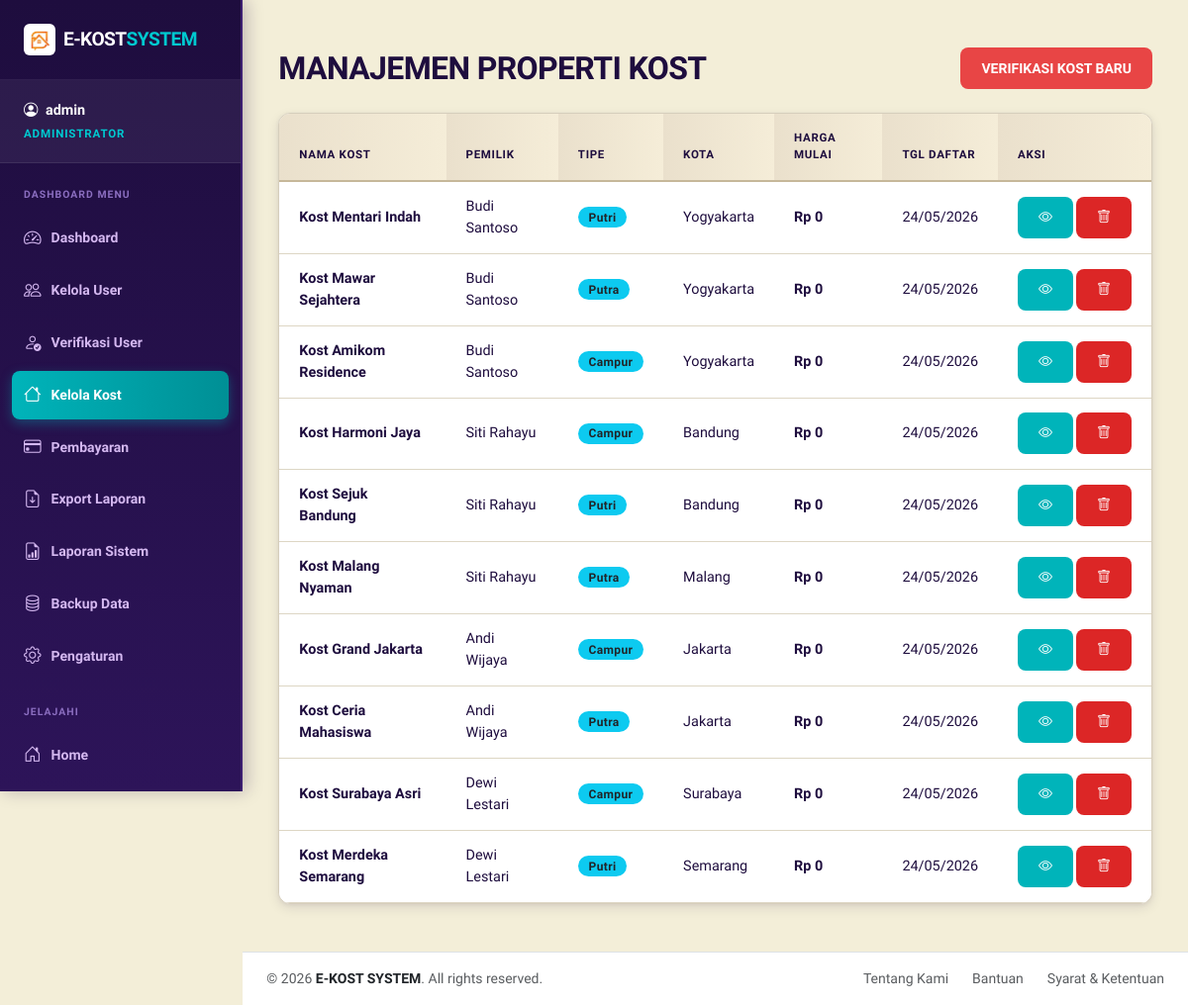
The page /modules/admin/kost.php (signed in) on the database as committed earlier.
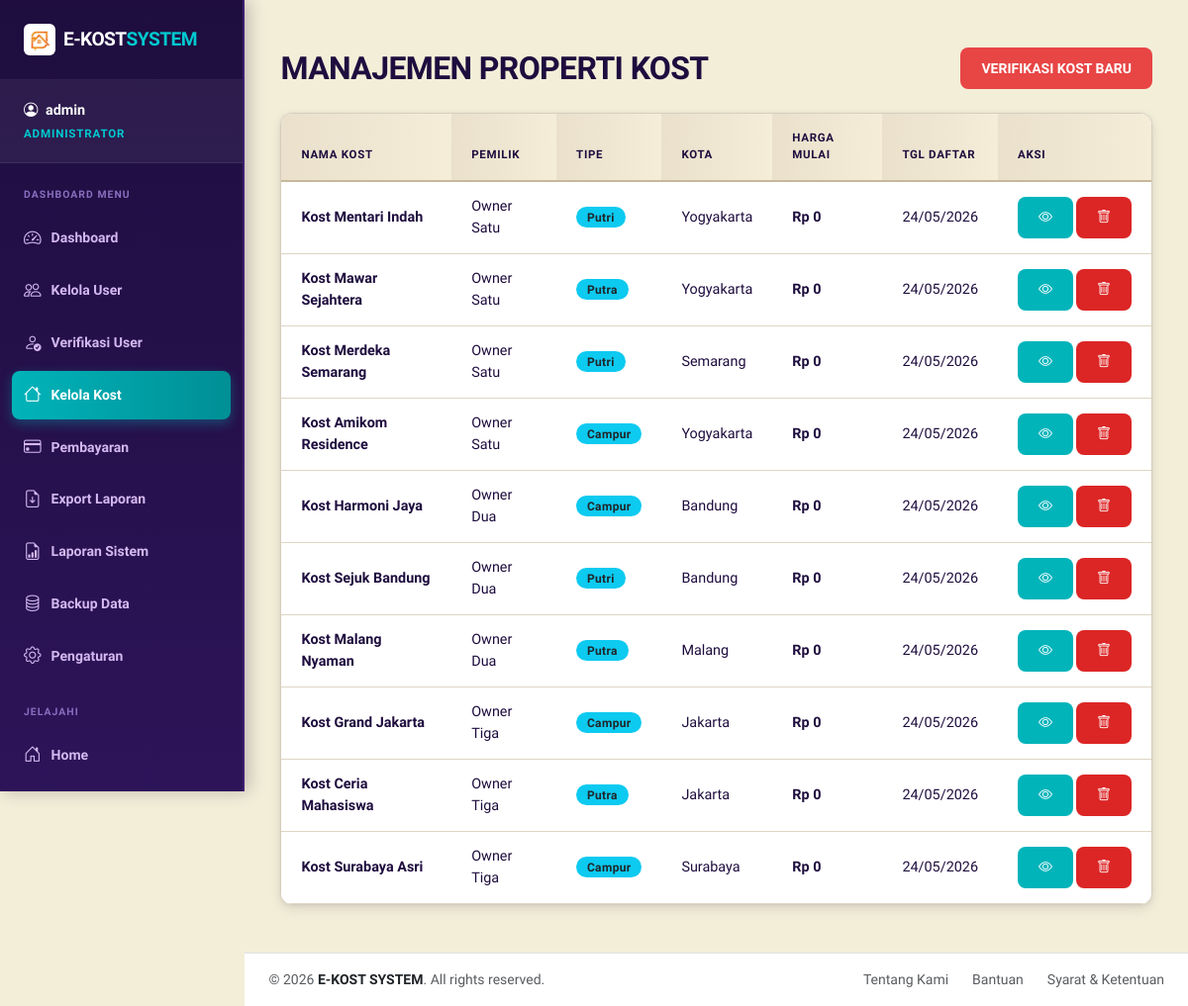
The same page on the database as committed later.
### tables this page shows
CREATE TABLE kost (
    id INT AUTO_INCREMENT PRIMARY KEY,
    owner_id INT NOT NULL,
    name VARCHAR(100) NOT NULL,
    type ENUM('Putra', 'Putri', 'Campur') NOT NULL,
    description TEXT,
    address TEXT NOT NULL,
    city VARCHAR(50) NOT NULL,
    latitude DECIMAL(10, 8),
    longitude DECIMAL(11, 8),
    rules TEXT,
    facilities TEXT,
    price_start DECIMAL(12, 2) DEFAULT 0,
    created_at TIMESTAMP DEFAULT CURRENT_TIMESTAMP,
    FOREIGN KEY (owner_id) REFERENCES users(id) ON DELETE CASCADE
);

CREATE TABLE users (
    id INT AUTO_INCREMENT PRIMARY KEY,
    username VARCHAR(50) NOT NULL UNIQUE,
    password VARCHAR(255) NOT NULL,
    email VARCHAR(100) NOT NULL UNIQUE,
    role ENUM('admin', 'owner', 'user') NOT NULL,
    full_name VARCHAR(100),
    phone VARCHAR(20),
    avatar VARCHAR(255),
    created_at TIMESTAMP DEFAULT CURRENT_TIMESTAMP
);

### modules/admin/kost.php (the view, shortened to what the changed rows need)
<?php
require_once '../../config/database.php';
$stmt = $pdo->query("SELECT k.*, u.full_name as owner_name FROM kost k JOIN users u ON k.owner_id = u.id ORDER BY k.created_at DESC");
$kosts = $stmt->fetchAll();
include '../../layouts/header.php';
?>
<div class="container py-4">
    <div class="d-flex justify-content-between align-items-center mb-4">
        <h2 class="fw-black text-uppercase mb-0">Manajemen Properti Kost</h2>
    </div>
    <div class="card">
        <div class="card-body p-0">
            <div class="table-responsive">
                <table class="table table-hover mb-0">
                    <thead>
                        <tr>
                            <th>Nama Kost</th>
                            <th>Pemilik</th>
                            <th>Tipe</th>
                            <th>Kota</th>
                            <th>Harga Mulai</th>
                            <th>Tgl Daftar</th>
                            <th>Aksi</th>
                        </tr>
                    </thead>
                    <tbody>
                        <?php foreach ($kosts as $k): ?>
                            <tr>
                                <td class="fw-bold"><?php echo $k['name']; ?></td>
                                <td><?php echo $k['owner_name']; ?></td>
                                <td><span class="badge bg-info text-dark"><?php echo $k['type']; ?></span></td>
                                <td><?php echo $k['city']; ?></td>
                                <td class="fw-bold">Rp <?php echo number_format($k['price_start'], 0, ',', '.'); ?></td>
                                <td><?php echo date('d/m/Y', strtotime($k['created_at'])); ?></td>
                                <td>
                                    <div class="btn-group">
                                        <a href="../../pages/kost_detail.php?id=<?php echo $k['id']; ?>" class="btn btn-primary btn-sm me-1" target="_blank"><i class="bi bi-eye"></i></a>
                                        <a href="kost_delete.php?id=<?php echo $k['id']; ?>" class="btn btn-danger btn-sm" onclick="return confirm('Yakin ingin menghapus kost ini?')"><i class="bi bi-trash"></i></a>
                                    </div>
                                </td>
                            </tr>
                        <?php endforeach; ?>
                    </tbody>
                </table>
            </div>
        </div>
    </div>
</div>
<?php include '../../layouts/footer.php'; ?>

### layouts/header.php (shortened to what the changed rows need)
<?php
$base_url = "/" . basename(dirname(__DIR__)) . "/";
$current_page = basename($_SERVER['PHP_SELF']);
$unread_count = 0;
if (isset($_SESSION['user_id']) && isset($pdo)) {
    try {
        $stmt_unread = $pdo->prepare("SELECT COUNT(*) FROM chat WHERE receiver_id = ? AND is_read = 0");
        $stmt_unread->execute([$_SESSION['user_id']]);
        $unread_count = (int)$stmt_unread->fetchColumn();
    } catch (Exception $e) {
    }
}
?>
<!DOCTYPE html>
<html lang="en">
<head>
    <link href="https://cdn.jsdelivr.net/npm/bootstrap@5.3.0/dist/css/bootstrap.min.css" rel="stylesheet">
    <link rel="stylesheet" href="https://cdn.jsdelivr.net/npm/bootstrap-icons@1.11.0/font/bootstrap-icons.css">
    <link rel="stylesheet" href="<?php echo $base_url; ?>assets/css/style.css?v=1.0.1">
</head>
<body class="<?php echo $current_page != 'index.php' ? 'sidebar-layout' : ''; ?>">
<?php if ($current_page == 'index.php'): ?>
    <header>
        <nav class="navbar navbar-expand-lg navbar-elegant fixed-top">
            <div class="container">
                <a class="navbar-brand d-flex align-items-center" href="<?php echo $base_url; ?>index.php">
                    <img src="<?php echo $base_url; ?>assets/images/logo.png" alt="Logo" class="me-2 rounded" style="height: 32px; width: 32px; object-fit: contain;">
                    E-KOST <span>SYSTEM</span>
                </a>
                <button class="navbar-toggler" type="button" data-bs-toggle="collapse" data-bs-target="#navbarNav">
                    <span class="navbar-toggler-icon"></span>
                </button>
                <div class="collapse navbar-collapse" id="navbarNav">
                    <ul class="navbar-nav ms-auto align-items-center">
                        <li class="nav-item">
                            <a class="nav-link active" href="<?php echo $base_url; ?>index.php">Home</a>
                        </li>
                        <li class="nav-item">
                            <a class="nav-link" href="<?php echo $base_url; ?>pages/kost_list.php">Cari Kost</a>
                        </li>
                        <li class="nav-item">
                            <a class="nav-link" href="<?php echo $base_url; ?>pages/barang_api.php">Katalog Barang</a>
                        </li>
                        <?php if (isset($_SESSION['user_id'])): ?>
                            <?php
                            $chat_module = $_SESSION['role'] === 'owner' ? 'owner' : 'user';
                            $dashboard_url = $base_url . 'modules/' . $_SESSION['role'] . '/dashboard.php';
                            ?>
                            <li class="nav-item me-2">
                                <a class="nav-link position-relative" href="<?php echo $base_url; ?>modules/<?php echo $chat_module; ?>/chat.php" title="Pesan">
                                    <i class="bi bi-chat-dots-fill fs-5"></i>
                                    <?php if ($unread_count > 0): ?>
                                        <span class="position-absolute top-0 start-100 translate-middle badge rounded-pill bg-danger" style="font-size:0.6rem;">
                                            <?php echo $unread_count > 9 ? '9+' : $unread_count; ?>
                                        </span>
                                    <?php endif; ?>
                                </a>
                            </li>
                            <li class="nav-item dropdown">
                                <a class="btn btn-primary btn-sm dropdown-toggle text-white" href="#" role="button" data-bs-toggle="dropdown">
                                    <i class="bi bi-person-circle"></i> <?php echo htmlspecialchars($_SESSION['username']); ?>
                                </a>
                                <ul class="dropdown-menu dropdown-menu-end shadow border-0">
                                    <li><a class="dropdown-item fw-bold" href="<?php echo $dashboard_url; ?>">Dashboard Saya</a></li>
                                    <li><hr class="dropdown-divider"></li>
                                    <li><a class="dropdown-item text-danger" href="<?php echo $base_url; ?>modules/auth/logout.php">Logout</a></li>
                                </ul>
                            </li>
                        <?php else: ?>
                            <li class="nav-item"><a class="nav-link" href="<?php echo $base_url; ?>modules/auth/login.php">Login</a></li>
                            <li class="nav-item"><a class="btn btn-primary ms-lg-2 text-white" href="<?php echo $base_url; ?>modules/auth/register.php">Daftar</a></li>
                        <?php endif; ?>
                    </ul>
                </div>
            </div>
        </nav>
    </header>
    <main class="main-content py-0">
<?php else: ?>
    <?php
    $is_logged_in = isset($_SESSION['user_id']);
    $user_role = $is_logged_in ? $_SESSION['role'] : '';
    $menu_items = [];
    if ($is_logged_in) {
        if ($user_role === 'admin') {
            $menu_items = [
                ['label' => 'Dashboard', 'url' => $base_url . 'modules/admin/dashboard.php', 'icon' => 'bi-speedometer2'],
                ['label' => 'Kelola User', 'url' => $base_url . 'modules/admin/users.php', 'icon' => 'bi-people'],
                ['label' => 'Verifikasi User', 'url' => $base_url . 'modules/admin/user_verify.php', 'icon' => 'bi-person-check'],
                ['label' => 'Kelola Kost', 'url' => $base_url . 'modules/admin/kost.php', 'icon' => 'bi-house'],
                ['label' => 'Pembayaran', 'url' => $base_url . 'modules/admin/payments.php', 'icon' => 'bi-credit-card'],
                ['label' => 'Export Laporan', 'url' => $base_url . 'modules/admin/export_reports.php', 'icon' => 'bi-file-earmark-arrow-down'],
                ['label' => 'Laporan Sistem', 'url' => $base_url . 'modules/admin/reports.php', 'icon' => 'bi-file-earmark-bar-graph'],
                ['label' => 'Backup Data', 'url' => $base_url . 'modules/admin/backup.php', 'icon' => 'bi-database'],
                ['label' => 'Pengaturan', 'url' => $base_url . 'modules/admin/settings.php', 'icon' => 'bi-gear'],
            ];
        }
    } else {
        $menu_items = [
            ['label' => 'Home', 'url' => $base_url . 'index.php', 'icon' => 'bi-house-door'],
            ['label' => 'Cari Kost', 'url' => $base_url . 'pages/kost_list.php', 'icon' => 'bi-search'],
            ['label' => 'Katalog Barang', 'url' => $base_url . 'pages/barang_api.php', 'icon' => 'bi-box-seam'],
        ];
    }
    function getLinkActive($item_url) {
        $current_path = $_SERVER['PHP_SELF'];
        $item_path = parse_url($item_url, PHP_URL_PATH);
        $item_file = basename($item_path);
        if (basename($current_path) == $item_file) {
            return 'active';
        }
        return '';
    }
    function renderSidebarContent($menu_items, $base_url, $is_logged_in, $user_role, $unread_count) {
        ?>
        <div class="sidebar-menu d-flex flex-column justify-content-between">
            <div>
                <?php foreach ($menu_items as $item): ?>
                    <a class="sidebar-nav-link <?php echo getLinkActive($item['url']); ?>" href="<?php echo $item['url']; ?>">
                        <i class="bi <?php echo $item['icon']; ?>"></i>
                        <span><?php echo $item['label']; ?></span>
                    </a>
                <?php endforeach; ?>
            </div>
        </div>
        <?php
    }
    ?>
    <div class="d-flex min-vh-100 flex-column flex-lg-row w-100">
        <aside class="sidebar-wrapper d-none d-lg-flex">
            <?php renderSidebarContent($menu_items, $base_url, $is_logged_in, $user_role, $unread_count); ?>
        </aside>
        <div class="flex-grow-1 d-flex flex-column content-wrapper" style="min-width: 0;">
            <main class="main-content py-4 px-3 px-lg-4 flex-grow-1">
<?php endif; ?>

Rows that differ between the two databases and show on the page:
changed through a linked row, kost "Kost Mentari Indah": owner.full_name "Budi Santoso" → "Owner Satu"
changed through a linked row, kost "Kost Mawar Sejahtera": owner.full_name "Budi Santoso" → "Owner Satu"
changed kost "Kost Merdeka Semarang": owner.full_name "Dewi Lestari" → "Owner Satu"; moves up the list
changed through a linked row, kost "Kost Amikom Residence": owner.full_name "Budi Santoso" → "Owner Satu"
changed through a linked row, kost "Kost Harmoni Jaya": owner.full_name "Siti Rahayu" → "Owner Dua"
changed through a linked row, kost "Kost Sejuk Bandung": owner.full_name "Siti Rahayu" → "Owner Dua"
changed through a linked row, kost "Kost Malang Nyaman": owner.full_name "Siti Rahayu" → "Owner Dua"
changed through a linked row, kost "Kost Grand Jakarta": owner.full_name "Andi Wijaya" → "Owner Tiga"
changed through a linked row, kost "Kost Ceria Mahasiswa": owner.full_name "Andi Wijaya" → "Owner Tiga"
changed kost "Kost Surabaya Asri": owner.full_name "Dewi Lestari" → "Owner Tiga"
